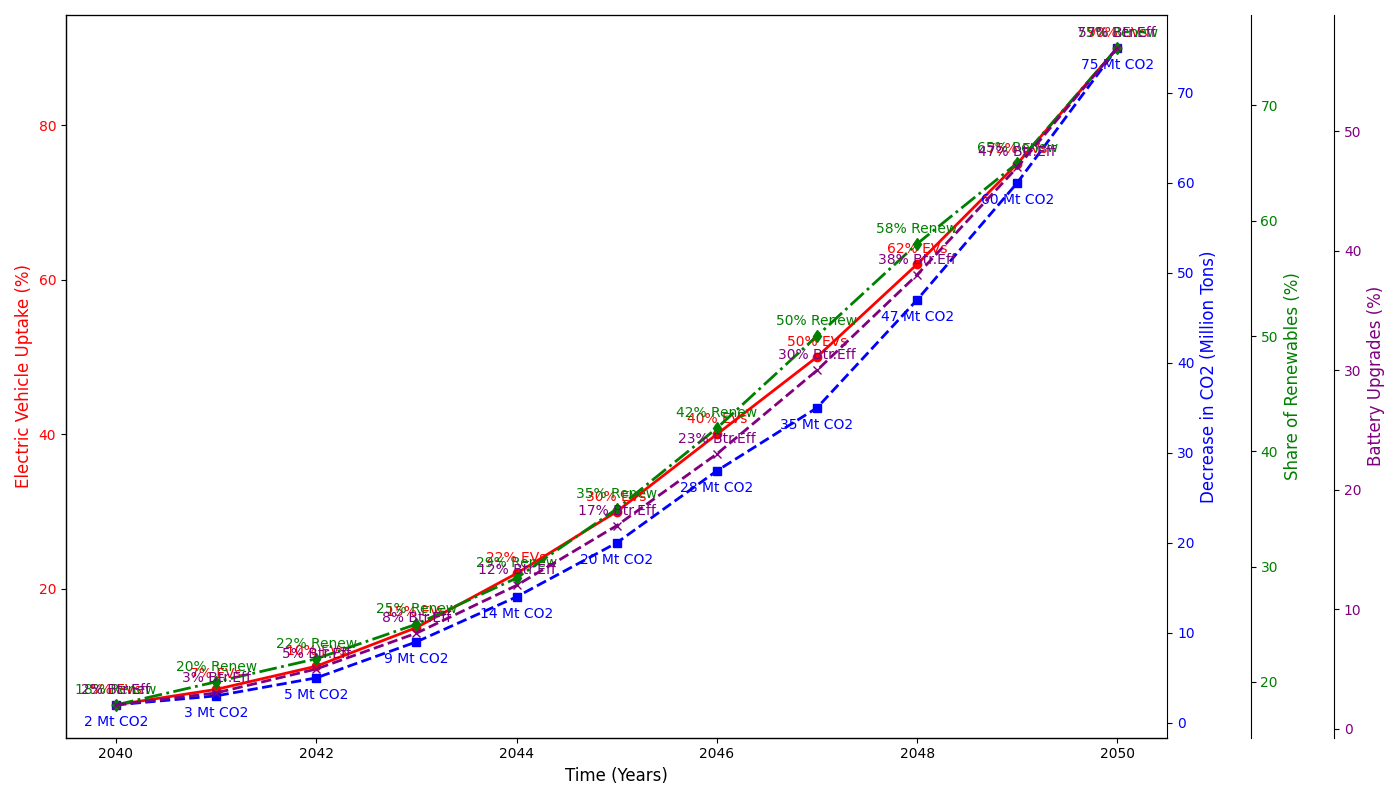

Recreate this plot in Python.
import matplotlib.pyplot as plt
import numpy as np

years = np.arange(2040, 2051)
ev_adoption_rates = np.array([5, 7, 10, 15, 22, 30, 40, 50, 62, 75, 90])
co2_reduction = np.array([2, 3, 5, 9, 14, 20, 28, 35, 47, 60, 75])
renewable_energy_share = np.array([18, 20, 22, 25, 29, 35, 42, 50, 58, 65, 75])
battery_efficiency_improvement = np.array([2, 3, 5, 8, 12, 17, 23, 30, 38, 47, 57])

fig, ax1 = plt.subplots(figsize=(14, 8))

# EV Adoption Rates
ax1.plot(years, ev_adoption_rates, 'o-', linewidth=2, color='red')
ax1.set_xlabel('Time (Years)', fontsize=12)
ax1.set_ylabel('Electric Vehicle Uptake (%)', fontsize=12, color='red')
ax1.tick_params(axis='y', labelcolor='red')
for i, rate in enumerate(ev_adoption_rates):
    ax1.annotate(f'{rate}% EVs', (years[i], ev_adoption_rates[i]), textcoords="offset points", xytext=(0, 8), ha='center', fontsize=10, color='red')

ax2 = ax1.twinx()
# CO2 Reduction
ax2.plot(years, co2_reduction, 's--', linewidth=2, color='blue')
ax2.set_ylabel('Decrease in CO2 (Million Tons)', fontsize=12, color='blue')
ax2.tick_params(axis='y', labelcolor='blue')
for i, reduction in enumerate(co2_reduction):
    ax2.annotate(f'{reduction} Mt CO2', (years[i], co2_reduction[i]), textcoords="offset points", xytext=(0, -15), ha='center', fontsize=10, color='blue')

ax3 = ax1.twinx()
ax3.spines['right'].set_position(('outward', 60))
# Renewable Energy Share
ax3.plot(years, renewable_energy_share, 'd-.', linewidth=2, color='green')
ax3.set_ylabel('Share of Renewables (%)', fontsize=12, color='green')
ax3.tick_params(axis='y', labelcolor='green')
for i, share in enumerate(renewable_energy_share):
    ax3.annotate(f'{share}% Renew', (years[i], renewable_energy_share[i]), textcoords="offset points", xytext=(0, 8), ha='center', fontsize=10, color='green')

ax4 = ax1.twinx()
ax4.spines['right'].set_position(('outward', 120))
# Battery Efficiency Improvement
ax4.plot(years, battery_efficiency_improvement, 'x--', linewidth=2, color='purple')
ax4.set_ylabel('Battery Upgrades (%)', fontsize=12, color='purple')
ax4.tick_params(axis='y', labelcolor='purple')
for i, efficiency in enumerate(battery_efficiency_improvement):
    ax4.annotate(f'{efficiency}% Btr.Eff', (years[i], battery_efficiency_improvement[i]), textcoords="offset points", xytext=(0, 8), ha='center', fontsize=10, color='purple')

ax1.spines['top'].set_visible(False)
ax1.spines['right'].set_visible(False)

fig.tight_layout()
plt.show()
